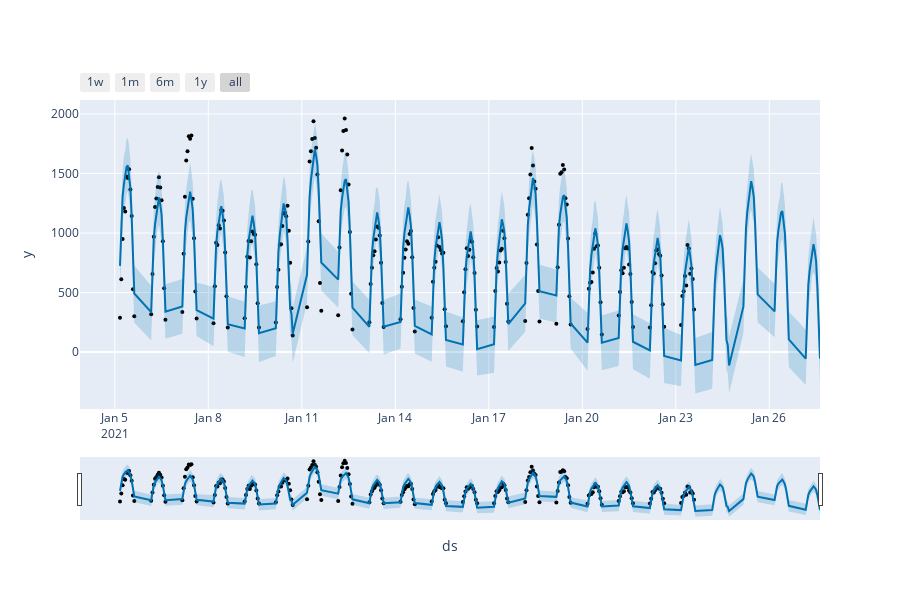

Write notebook code for a chart like this one.
### Code cell
from prophet.plot import plot_plotly, plot_components_plotly

plot_plotly(m, forecast)

### Figure 1 — Plotly figure (JSON) as saved in the notebook; plotly's stock layout.template omitted (floating-point values rounded to 4 significant figures; data arrays with more than 128 entries replaced by an {"elided": "..."} marker saying what was removed)
{"data": [{"marker": {"color": "black", "size": 4}, "mode": "markers", "name": "Actual", "type": "scatter", "x": {"elided": "229 str values"}, "y": {"elided": "229 int values"}}, {"hoverinfo": "skip", "line": {"width": 0}, "mode": "lines", "type": "scatter", "x": {"elided": "280 str values"}, "y": {"elided": "280 float values"}}, {"fill": "tonexty", "fillcolor": "rgba(0, 114, 178, 0.2)", "line": {"color": "#0072B2", "width": 2}, "mode": "lines", "name": "Predicted", "type": "scatter", "x": {"elided": "280 str values"}, "y": {"elided": "280 float values"}}, {"fill": "tonexty", "fillcolor": "rgba(0, 114, 178, 0.2)", "hoverinfo": "skip", "line": {"width": 0}, "mode": "lines", "type": "scatter", "x": {"elided": "280 str values"}, "y": {"elided": "280 float values"}}], "layout": {"height": 600, "showlegend": false, "width": 900, "xaxis": {"rangeselector": {"buttons": [{"count": 7, "label": "1w", "step": "day", "stepmode": "backward"}, {"count": 1, "label": "1m", "step": "month", "stepmode": "backward"}, {"count": 6, "label": "6m", "step": "month", "stepmode": "backward"}, {"count": 1, "label": "1y", "step": "year", "stepmode": "backward"}, {"step": "all"}]}, "rangeslider": {"visible": true}, "title": {"text": "ds"}, "type": "date"}, "yaxis": {"title": {"text": "y"}}}}
